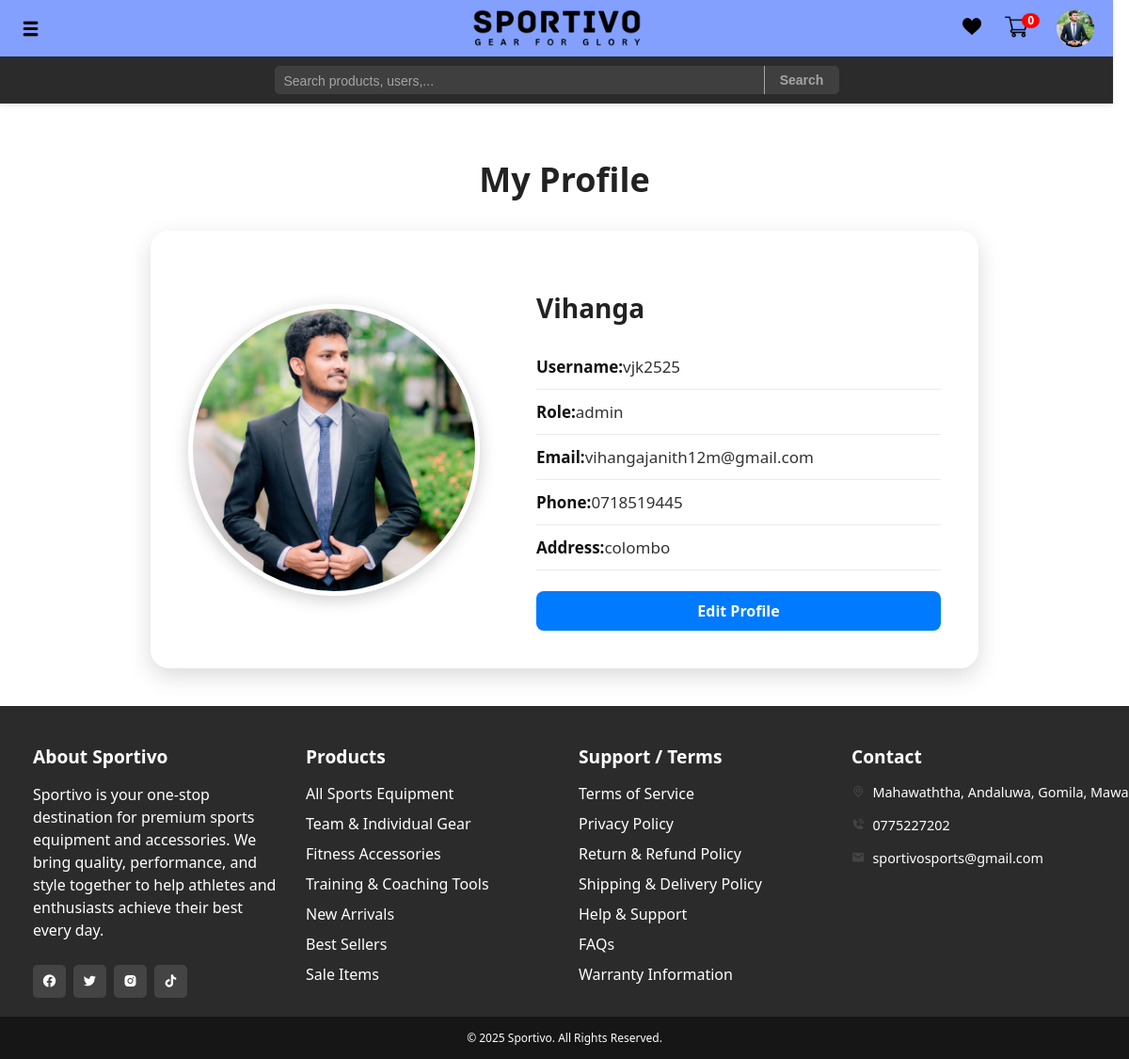
Page /myProfile.php (signed in) on the committed database.
### tables this page shows
CREATE TABLE `customers` (
  `customer_id` int(11) NOT NULL,
  `name` varchar(100) DEFAULT NULL,
  `image_path` varchar(255) DEFAULT NULL,
  `email` varchar(100) DEFAULT NULL,
  `phone` varchar(20) DEFAULT NULL,
  `address` varchar(255) DEFAULT NULL,
  `username` varchar(50) NOT NULL DEFAULT '',
  `password` varchar(255) NOT NULL DEFAULT '',
  `role` enum('user','admin') NOT NULL DEFAULT 'user',
  `reset_token` varchar(255) DEFAULT NULL,
  `reset_expires` datetime DEFAULT NULL
);

### includes/myProfile.inc.php (called while the page is built, shortened)
<?php
    require_once 'db.php';
    function getUserData($conn, $username) {
        $sql = "SELECT * FROM customers WHERE username = ?";
        $stmt = mysqli_stmt_init($conn);
        if (!mysqli_stmt_prepare($stmt, $sql)) {
            return null;
        }
        mysqli_stmt_bind_param($stmt, "s", $username);
        mysqli_stmt_execute($stmt);
        $result = mysqli_stmt_get_result($stmt);
        $row = mysqli_fetch_assoc($result);
        return $row;
    }
    $username = $_SESSION["username"];
    $userData = getUserData($connect, $username);
    if (!empty($userData['image_path'])) {
        $imagePath = 'userImgs/' . $userData['image_path'];
    }
?>

### myProfile.php (the view, shortened to what this page needs)
<?php
    include 'userHeader.php';
    require_once 'includes/myProfile.inc.php';
?>
<link rel="stylesheet" href="css/myProfile.css">
<div class="myProfileContainer">
    <h1>My Profile</h1>
    <div class="profileCard">
        <img src="<?php echo htmlspecialchars($imagePath); ?>" alt="Profile Picture" class="profileCardImg"><br>
        <div class="profileDetails">
            <h2><?php echo htmlspecialchars($userData['name']); ?></h2>
            <p><strong>Username:</strong> <span><?php echo htmlspecialchars($userData['username']); ?></span></p>
            <p><strong>Role:</strong> <span><?php echo htmlspecialchars($userData['role']); ?></span></p>
            <p><strong>Email:</strong> <span><?php echo htmlspecialchars($userData['email']); ?></span></p>
            <p><strong>Phone:</strong> <span><?php echo htmlspecialchars($userData['phone']); ?></span></p>
            <p><strong>Address:</strong> <span><?php echo htmlspecialchars($userData['address']); ?></span></p><br>
            <a href="editProfile.php" class="edit-btn">Edit Profile</a>
        </div>
    </div>
</div>
<?php
    include 'footer.php';
?>

### css/style.css (style rules this page uses)
html, body { height: 100%; margin: 0; font-family: 'Segoe UI', Tahoma, Geneva, Verdana, sans-serif; overflow-x: hidden; }
:root { --main-color: #1e1e1e; --secondary-color: #444444; --text-color: #ffffff; }

### css/myprofile.css (style rules this page uses)
.myProfileContainer { display: flex; justify-content: flex-start; flex-direction: column; align-items: center; padding: 20px; box-sizing: border-box; margin-bottom: 20px; }
.myProfileContainer h1 { font-size: 36px; font-weight: 700; margin-bottom: 30px; color: #222; display: flex; flex-direction: column; justify-content: center; }
.profileCard { display: flex; flex-direction: row; align-items: center; background: rgba(255, 255, 255, 0.25); backdrop-filter: blur(15px); border-radius: 20px; width: 800px; max-width: 95%; box-shadow: 0 8px 25px rgba(0, 0, 0, 0.15); padding: 40px; gap: 30px; transition: transform 0.3s ease, box-shadow 0.3s ease; }
.profileCardImg { width: 300px; height: 300px; border-radius: 50%; object-fit: cover; border: 5px solid rgba(255, 255, 255, 0.8); box-shadow: 0 4px 18px rgba(0, 0, 0, 0.2); flex-shrink: 0; }
.profileDetails { flex: 1; text-align: left; justify-content: center; }
.profileDetails h2 { font-size: 28px; color: #222; margin-bottom: 20px; font-weight: 600; }
.profileDetails p { font-size: 17px; color: #333; border-bottom: 1px solid rgba(0,0,0,0.08); padding: 12px 0; margin: 0; display: flex; justify-content: flex-start; }
.profileDetails p strong { color: #111; font-weight: 600; }
.edit-btn { padding: 10px 20px; text-decoration: none; border-radius: 8px; font-weight: bold; display: flex; justify-content: center; align-items: center; transition: 0.3s; cursor: pointer; border: none; outline: none; background-color: #007bff; color: white; }

### rows in the picture
customers: image_path (picture), name "Vihanga", username "vjk2525", role "admin", email "vihangajanith12m@gmail.com", phone "0718519445", address "colombo"

### other values in the picture
$cartCount "0"
